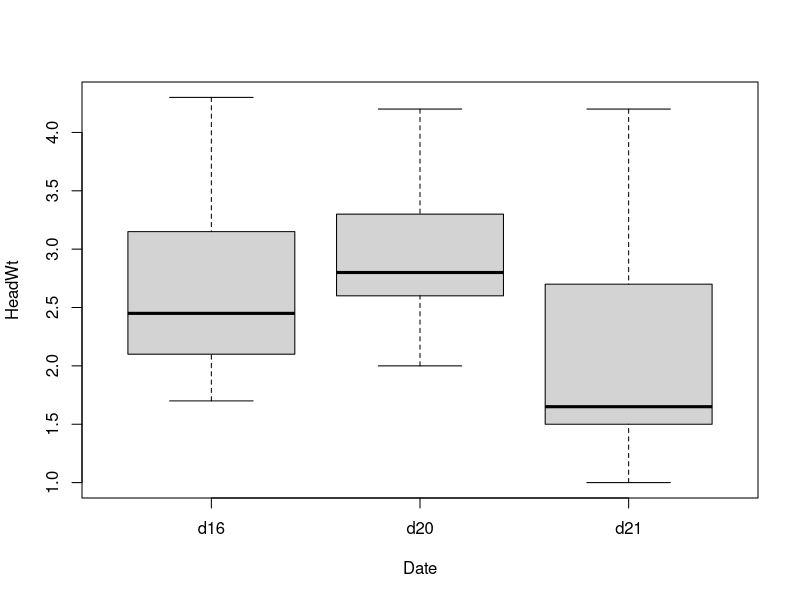
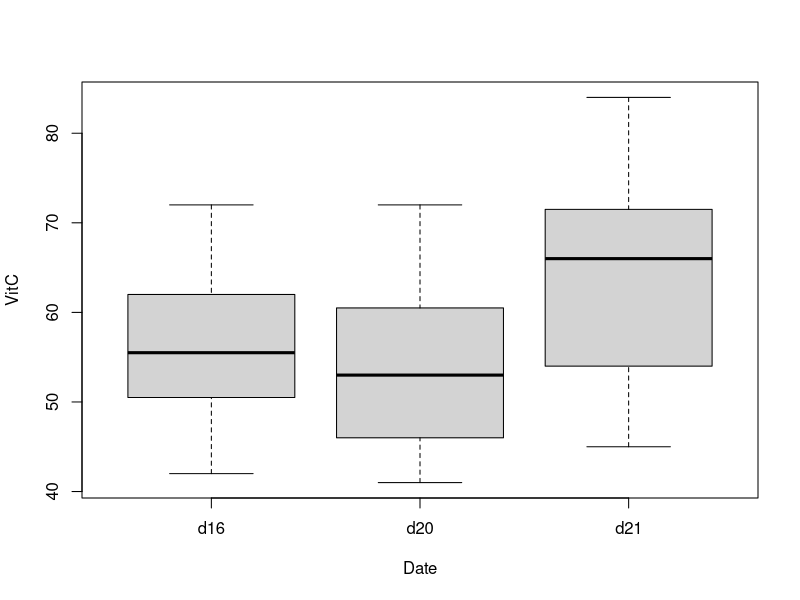

Recreate these plots in R, in order.
library(MASS)
attach(cabbages)
# Planting date effect on head weight?

plot(HeadWt ~ Date)
cabbagesLM = lm(HeadWt ~ Date)
cabbagesLM2 = lm(HeadWt ~ Date + VitC + Cult)

plot(VitC ~ Date)


# Initial thinking says yes Date does have an effect on head weight. However maybe it's more like this effect
# can be explained by other variables. Eg perhaps different cultivar and VitC for different dates.

